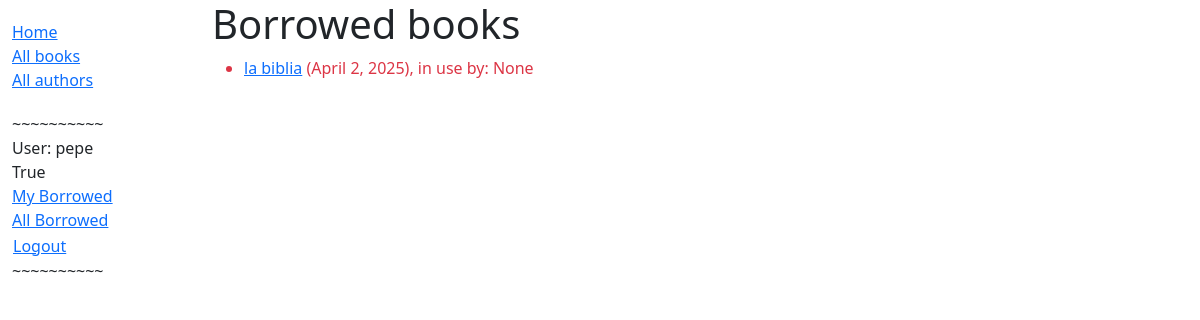
The page /catalog/borrowed-books/ (signed in) on the database as committed earlier.
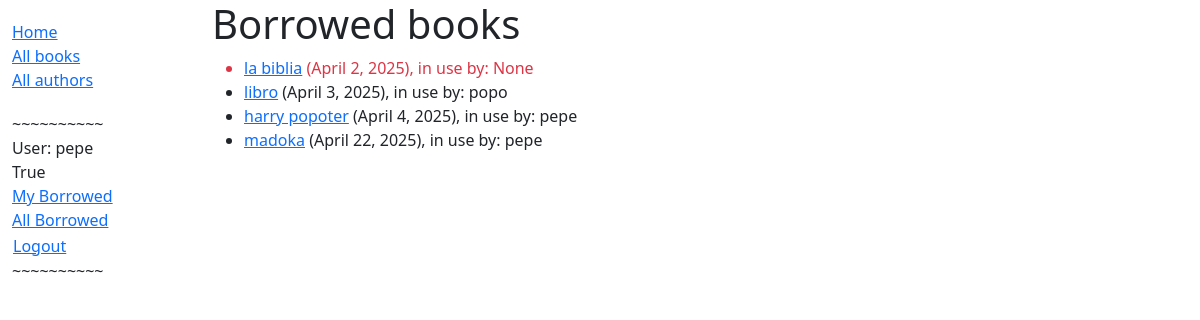
The same page on the database as committed later.
### catalog/models.py (models this page shows, shortened)
class BookInstance(models.Model):
    id = models.UUIDField(primary_key=True, default=uuid.uuid4,
                          help_text="Unique ID for this particular book across whole library")
    book = models.ForeignKey('Book', on_delete=models.RESTRICT, null=True)
    imprint = models.CharField(max_length=200)
    due_back = models.DateField(null=True, blank=True)
    borrower = models.ForeignKey(
        settings.AUTH_USER_MODEL, on_delete=models.SET_NULL, null=True, blank=True)
    @property
    def is_overdue(self):
        return bool(self.due_back and date.today() > self.due_back)
    LOAN_STATUS = (
        ('d', 'Maintenance'),
        ('o', 'On loan'),
        ('a', 'Available'),
        ('r', 'Reserved'),
    )
    status = models.CharField(
        max_length=1,
        choices=LOAN_STATUS,
        blank=True,
        default='d',
        help_text='Book availability')
    class Meta:
        ordering = ['due_back']
        permissions = (("can_mark_returned", "Set book as returned"),)

class Book(models.Model):
    title = models.CharField(max_length=200)
    author = models.ForeignKey('Author', on_delete=models.RESTRICT, null=True)
    summary = models.TextField(
        max_length=1000, help_text="Enter a brief description of the book")
    isbn = models.CharField('ISBN', max_length=13,
                            unique=True,
                            help_text='13 Character <a href="https://www.isbn-international.org/content/what-isbn'
                                      '">ISBN number</a>')
    genre = models.ManyToManyField(
        Genre, help_text="Select a genre for this book")
    language = models.ForeignKey(
        'Language', on_delete=models.SET_NULL, null=True)
    class Meta:
        ordering = ['title', 'author']
    def display_genre(self):
        """Creates a string for the Genre. This is required to display genre in Admin."""
        return ', '.join([genre.name for genre in self.genre.all()[:3]])
    display_genre.short_description = 'Genre'
    def display_genre(self):
        """Create a string for the Genre. This is required to display genre in Admin."""
        return ', '.join(genre.name for genre in self.genre.all()[:3])
    display_genre.short_description = 'Genre'

### catalog/views.py (the view)
# urls.py: path('borrowed-books/', views.AllBooksListView.as_view(), name='all-borrowed'),
class AllBooksListView(LoginRequiredMixin,generic.ListView):
    model = BookInstance
    template_name = 'catalog/bookinstance_list_borrowed_book.html'
    paginate_by = 10
    def get_queryset(self):
        return (
            BookInstance.objects
            .filter(status__exact='o')
            .order_by('due_back')
        )

### catalog/templates/catalog/bookinstance_list_borrowed_book.html
{% extends "base_generic.html" %}
{% block content %}
{% if perms.catalog.can_mark_returned %}
    <h1>Borrowed books</h1>
    {% if bookinstance_list %}
        <ul>
        {% for bookinst in bookinstance_list %}
        <li class="{% if bookinst.is_overdue %}text-danger{% endif %}">
            <a href="{% url 'book-detail' bookinst.book.pk %}">{{ bookinst.book.title }}</a> ({{ bookinst.due_back }}), in use by: {{ bookinst.borrower }}
        </li>
        {% endfor %}
        </ul>
        {% else %}
        <p>There are no books borrowed.</p>
    {% endif %}
    {% else %}
    <p>Forbidden access.</p>
{% endif %}
{% endblock %}

### catalog/templates/base_generic.html (shortened to what this page needs)
<!doctype html>
<html lang="en">
  <head>
    <link href="https://cdn.jsdelivr.net/npm/bootstrap@5.3.3/dist/css/bootstrap.min.css"
      rel="stylesheet"
>
    {% load static %}
    <link rel="stylesheet" href="{% static 'css/styles.css' %}" />
  </head>
  <body>
    <div class="container-fluid">
      <div class="row">
        <div class="col-sm-2">
          {% block sidebar %}
            <ul class="sidebar-nav">
              <li><a href="{% url 'index' %}">Home</a></li>
              <li><a href=" {% url 'books' %} ">All books</a></li>
              <li><a href="{% url 'authors' %}">All authors</a></li>
            </ul>
            <ul class="sidebar-nav">
              ~~~~~~~~~~
             {% if user.is_authenticated %}
               <li>User: {{ user.get_username }}</li>
               {{ perms.catalog.can_mark_returned }}
               <li><a href="{% url 'my-borrowed' %}">My Borrowed</a></li>
               {% if perms.catalog.can_mark_returned %}
               <li><a href="{% url 'all-borrowed' %}">All Borrowed</a></li>
               {% endif %}
               <li>
                 <form id="logout-form" method="post" action="{% url 'logout' %}">
                   <button type="submit" class="btn btn-link">Logout</button>
                 </form>
               </li>
             {% else %}
               <li><a href="{% url 'login' %}?next={{ request.path }}">Login</a></li>
             {% endif %}
             ~~~~~~~~~~
            </ul>
          {% endblock %}
        </div>
        <div class="col-sm-10 ">{% block content %}{% endblock %}</div>
      </div>
    </div>
  </body>
</html>

### catalog/static/css/styles.css (style rules this page uses)
.sidebar-nav { margin-top: 20px; padding: 0; list-style: none; }
#logout-form { display: inline; }
#logout-form button { padding: 0; margin: 0; }

Rows that differ between the two databases and show on the page:
added BookInstance: book "libro", due_back "April 3, 2025", borrower "popo"
added BookInstance: book "harry popoter", due_back "April 4, 2025", borrower "pepe"
added BookInstance: book "madoka", due_back "April 22, 2025", borrower "pepe"
